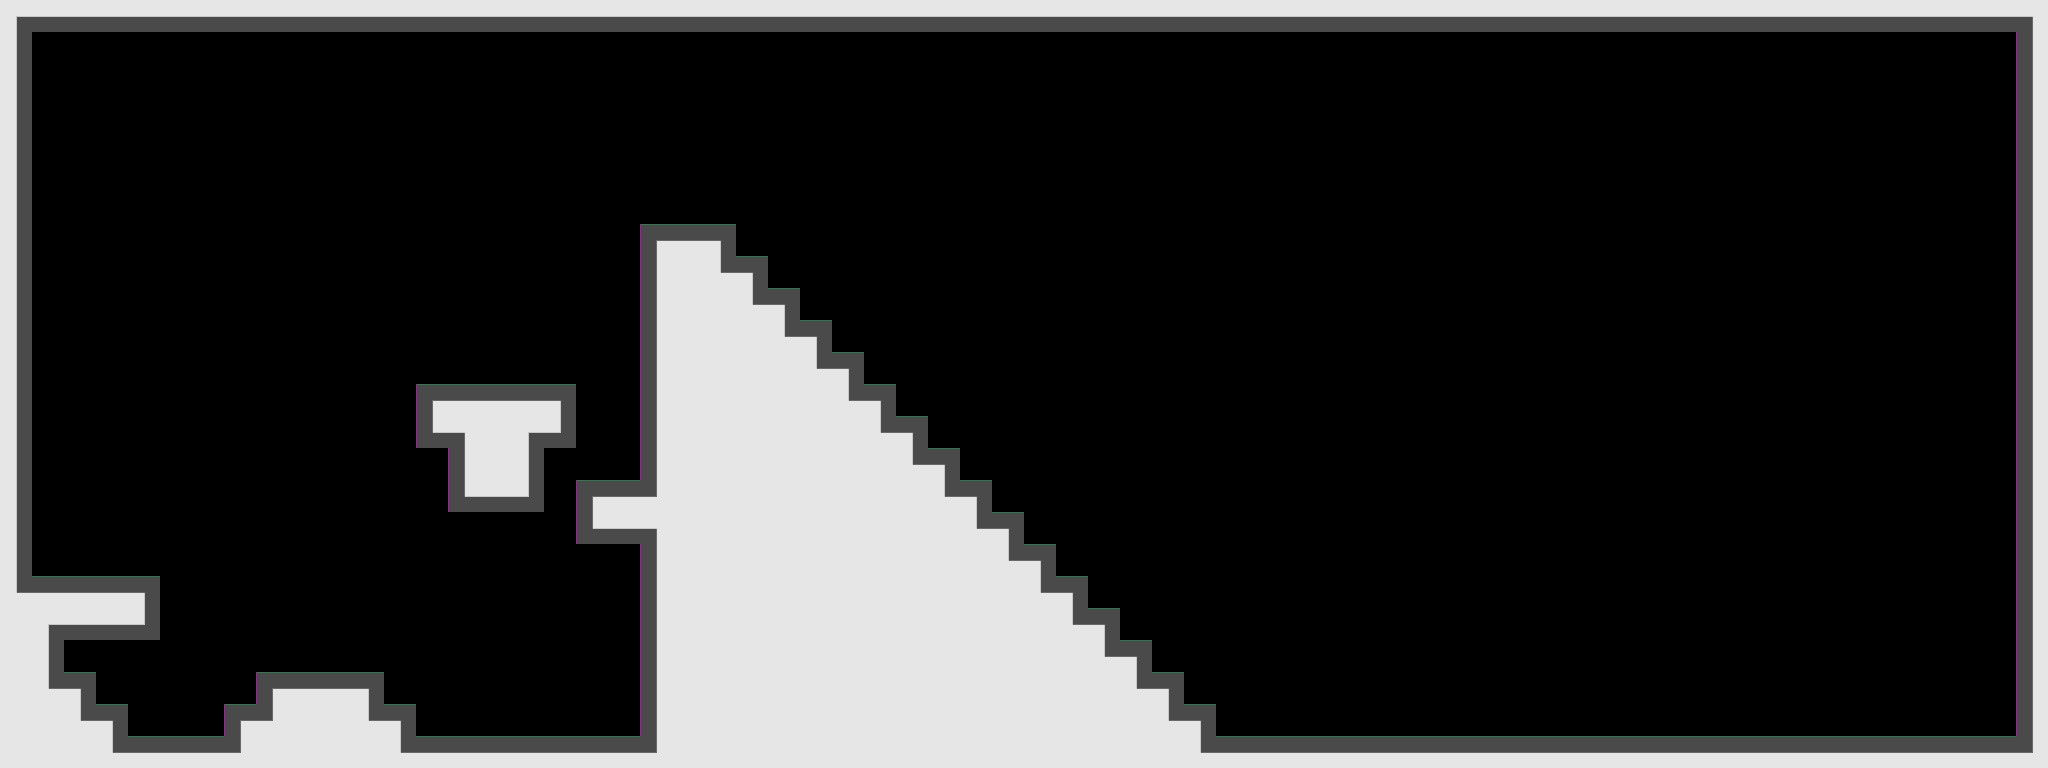

A level layout from a 2D game, rendered from its tile map. Below: a short description, then the map file with its tile-grid data intact:
An orthogonal 64x24 tile map with 32x32 px tiles, 1 tile layer (groundLayer).

<map version="1.10" tiledversion="1.10.2" orientation="orthogonal" renderorder="right-down" width="64" height="24" tilewidth="32" tileheight="32" infinite="0" nextlayerid="3" nextobjectid="1">
 <editorsettings>
  <export target="exports/test_map_two.json" format="json" />
 </editorsettings>
 <tileset firstgid="1" name="allMyTiles" tilewidth="32" tileheight="32" tilecount="384" columns="24">
  <image source="../art/tilesImage.jpg" width="768" height="512" />
 </tileset>
 <layer id="1" name="groundLayer" width="64" height="24">
  <data encoding="csv">
314,287,287,287,287,287,287,287,287,287,287,287,287,287,287,287,287,287,287,287,287,287,287,287,287,287,287,287,287,287,287,287,287,287,287,287,287,287,287,287,287,287,287,287,287,287,287,287,287,287,287,287,287,287,287,287,287,287,287,287,287,287,287,315,
192,0,0,0,0,0,0,0,0,0,0,0,0,0,0,0,0,0,0,0,0,0,0,0,0,0,0,0,0,0,0,0,0,0,0,0,0,0,0,0,0,0,0,0,0,0,0,0,0,0,0,0,0,0,0,0,0,0,0,0,0,0,0,211,
192,0,0,0,0,0,0,0,0,0,0,0,0,0,0,0,0,0,0,0,0,0,0,0,0,0,0,0,0,0,0,0,0,0,0,0,0,0,0,0,0,0,0,0,0,0,0,0,0,0,0,0,0,0,0,0,0,0,0,0,0,0,0,211,
192,0,0,0,0,0,0,0,0,0,0,0,0,0,0,0,0,0,0,0,0,0,0,0,0,0,0,0,0,0,0,0,0,0,0,0,0,0,0,0,0,0,0,0,0,0,0,0,0,0,0,0,0,0,0,0,0,0,0,0,0,0,0,211,
192,0,0,0,0,0,0,0,0,0,0,0,0,0,0,0,0,0,0,0,0,0,0,0,0,0,0,0,0,0,0,0,0,0,0,0,0,0,0,0,0,0,0,0,0,0,0,0,0,0,0,0,0,0,0,0,0,0,0,0,0,0,0,211,
192,0,0,0,0,0,0,0,0,0,0,0,0,0,0,0,0,0,0,0,0,0,0,0,0,0,0,0,0,0,0,0,0,0,0,0,0,0,0,0,0,0,0,0,0,0,0,0,0,0,0,0,0,0,0,0,0,0,0,0,0,0,0,211,
192,0,0,0,0,0,0,0,0,0,0,0,0,0,0,0,0,0,0,0,0,0,0,0,0,0,0,0,0,0,0,0,0,0,0,0,0,0,0,0,0,0,0,0,0,0,0,0,0,0,0,0,0,0,0,0,0,0,0,0,0,0,0,211,
192,0,0,0,0,0,0,0,0,0,0,0,0,0,0,0,0,0,0,0,163,164,168,0,0,0,0,0,0,0,0,0,0,0,0,0,0,0,0,0,0,0,0,0,0,0,0,0,0,0,0,0,0,0,0,0,0,0,0,0,0,0,0,211,
192,0,0,0,0,0,0,0,0,0,0,0,0,0,0,0,0,0,0,0,187,188,338,168,0,0,0,0,0,0,0,0,0,0,0,0,0,0,0,0,0,0,0,0,0,0,0,0,0,0,0,0,0,0,0,0,0,0,0,0,0,0,0,211,
192,0,0,0,0,0,0,0,0,0,0,0,0,0,0,0,0,0,0,0,187,188,188,338,168,0,0,0,0,0,0,0,0,0,0,0,0,0,0,0,0,0,0,0,0,0,0,0,0,0,0,0,0,0,0,0,0,0,0,0,0,0,0,211,
192,0,0,0,0,0,0,0,0,0,0,0,0,0,0,0,0,0,0,0,187,188,188,188,338,168,0,0,0,0,0,0,0,0,0,0,0,0,0,0,0,0,0,0,0,0,0,0,0,0,0,0,0,0,0,0,0,0,0,0,0,0,0,211,
192,0,0,0,0,0,0,0,0,0,0,0,0,0,0,0,0,0,0,0,187,188,188,188,188,338,168,0,0,0,0,0,0,0,0,0,0,0,0,0,0,0,0,0,0,0,0,0,0,0,0,0,0,0,0,0,0,0,0,0,0,0,0,211,
192,0,0,0,0,0,0,0,0,0,0,0,0,163,164,164,164,168,0,0,187,188,188,188,188,188,338,168,0,0,0,0,0,0,0,0,0,0,0,0,0,0,0,0,0,0,0,0,0,0,0,0,0,0,0,0,0,0,0,0,0,0,0,211,
192,0,0,0,0,0,0,0,0,0,0,0,0,283,315,213,314,288,0,0,187,188,188,188,188,188,188,338,168,0,0,0,0,0,0,0,0,0,0,0,0,0,0,0,0,0,0,0,0,0,0,0,0,0,0,0,0,0,0,0,0,0,0,211,
192,0,0,0,0,0,0,0,0,0,0,0,0,0,211,214,216,0,0,0,187,188,188,188,188,188,188,188,338,168,0,0,0,0,0,0,0,0,0,0,0,0,0,0,0,0,0,0,0,0,0,0,0,0,0,0,0,0,0,0,0,0,0,211,
192,0,0,0,0,0,0,0,0,0,0,0,0,0,283,284,288,0,163,167,339,188,188,188,188,188,188,188,188,338,168,0,0,0,0,0,0,0,0,0,0,0,0,0,0,0,0,0,0,0,0,0,0,0,0,0,0,0,0,0,0,0,0,211,
192,0,0,0,0,0,0,0,0,0,0,0,0,0,0,0,0,0,283,284,315,188,188,188,188,188,188,188,188,188,338,168,0,0,0,0,0,0,0,0,0,0,0,0,0,0,0,0,0,0,0,0,0,0,0,0,0,0,0,0,0,0,0,211,
192,0,0,0,0,0,0,0,0,0,0,0,0,0,0,0,0,0,0,0,187,188,188,188,188,188,188,188,188,188,188,338,168,0,0,0,0,0,0,0,0,0,0,0,0,0,0,0,0,0,0,0,0,0,0,0,0,0,0,0,0,0,0,211,
338,164,164,164,168,0,0,0,0,0,0,0,0,0,0,0,0,0,0,0,187,188,188,188,188,188,188,188,188,188,188,188,338,168,0,0,0,0,0,0,0,0,0,0,0,0,0,0,0,0,0,0,0,0,0,0,0,0,0,0,0,0,0,211,
188,314,284,284,288,0,0,0,0,0,0,0,0,0,0,0,0,0,0,0,187,188,188,188,188,188,188,188,188,188,188,188,188,338,168,0,0,0,0,0,0,0,0,0,0,0,0,0,0,0,0,0,0,0,0,0,0,0,0,0,0,0,0,211,
188,216,0,0,0,0,0,0,0,0,0,0,0,0,0,0,0,0,0,0,187,188,188,188,188,188,188,188,188,188,188,188,188,188,338,168,0,0,0,0,0,0,0,0,0,0,0,0,0,0,0,0,0,0,0,0,0,0,0,0,0,0,0,211,
188,338,168,0,0,0,0,0,163,165,165,168,0,0,0,0,0,0,0,0,187,188,188,188,188,188,188,188,188,188,188,188,188,188,188,338,168,0,0,0,0,0,0,0,0,0,0,0,0,0,0,0,0,0,0,0,0,0,0,0,0,0,0,211,
263,263,338,168,0,0,0,163,339,213,213,338,168,0,0,0,0,0,0,0,187,188,188,188,188,188,188,188,188,188,188,188,188,188,188,188,338,168,0,0,0,0,0,0,0,0,0,0,0,0,0,0,0,0,0,0,0,0,0,0,0,0,0,211,
263,263,188,338,164,164,164,339,188,316,213,188,338,164,164,164,164,164,164,164,339,188,188,188,188,188,188,188,188,188,188,188,188,188,188,188,188,338,164,164,164,164,164,164,164,164,164,164,164,164,164,164,164,164,164,164,164,164,164,164,164,164,164,339
</data>
 </layer>
</map>